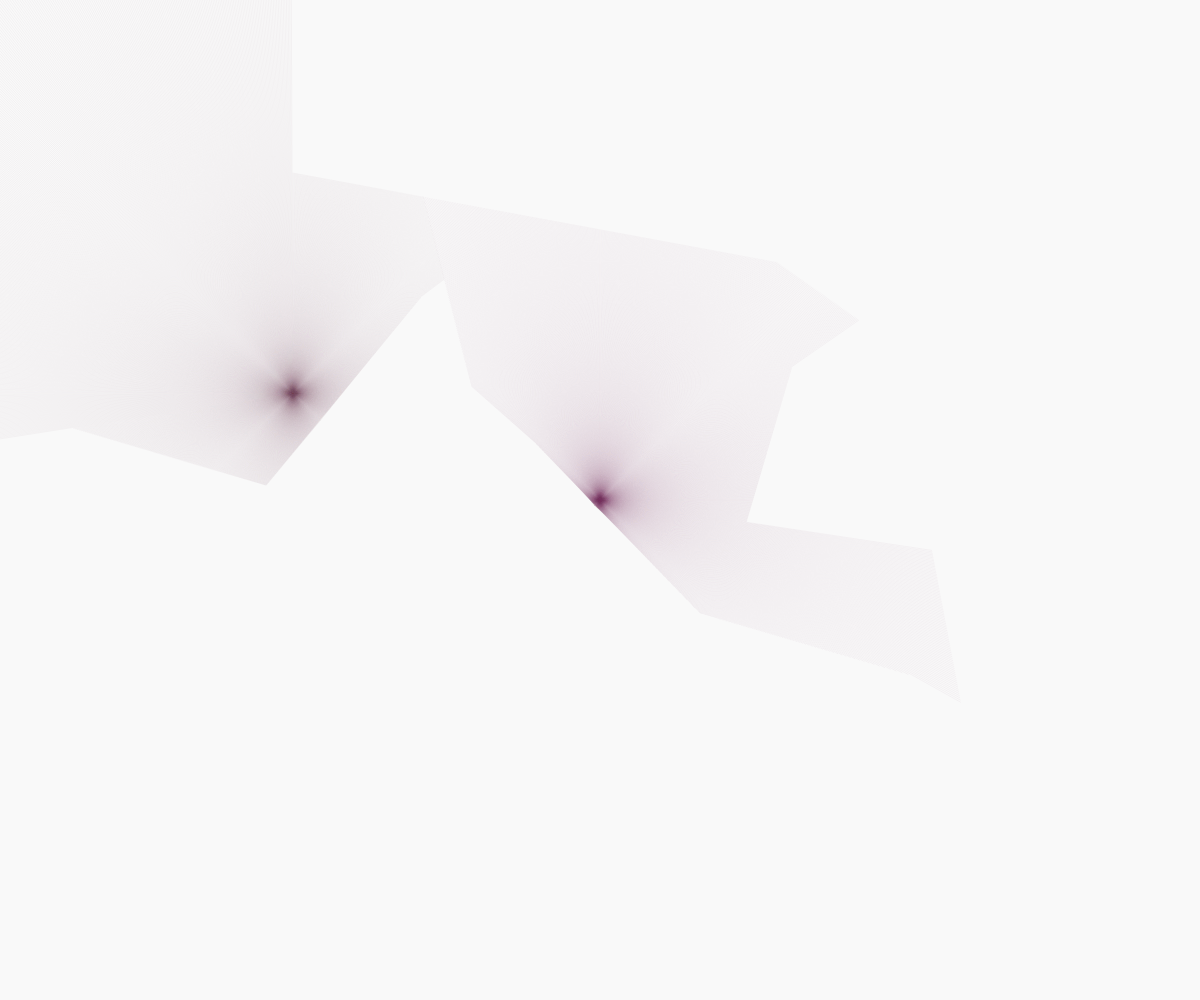
Frame 1 (no input)
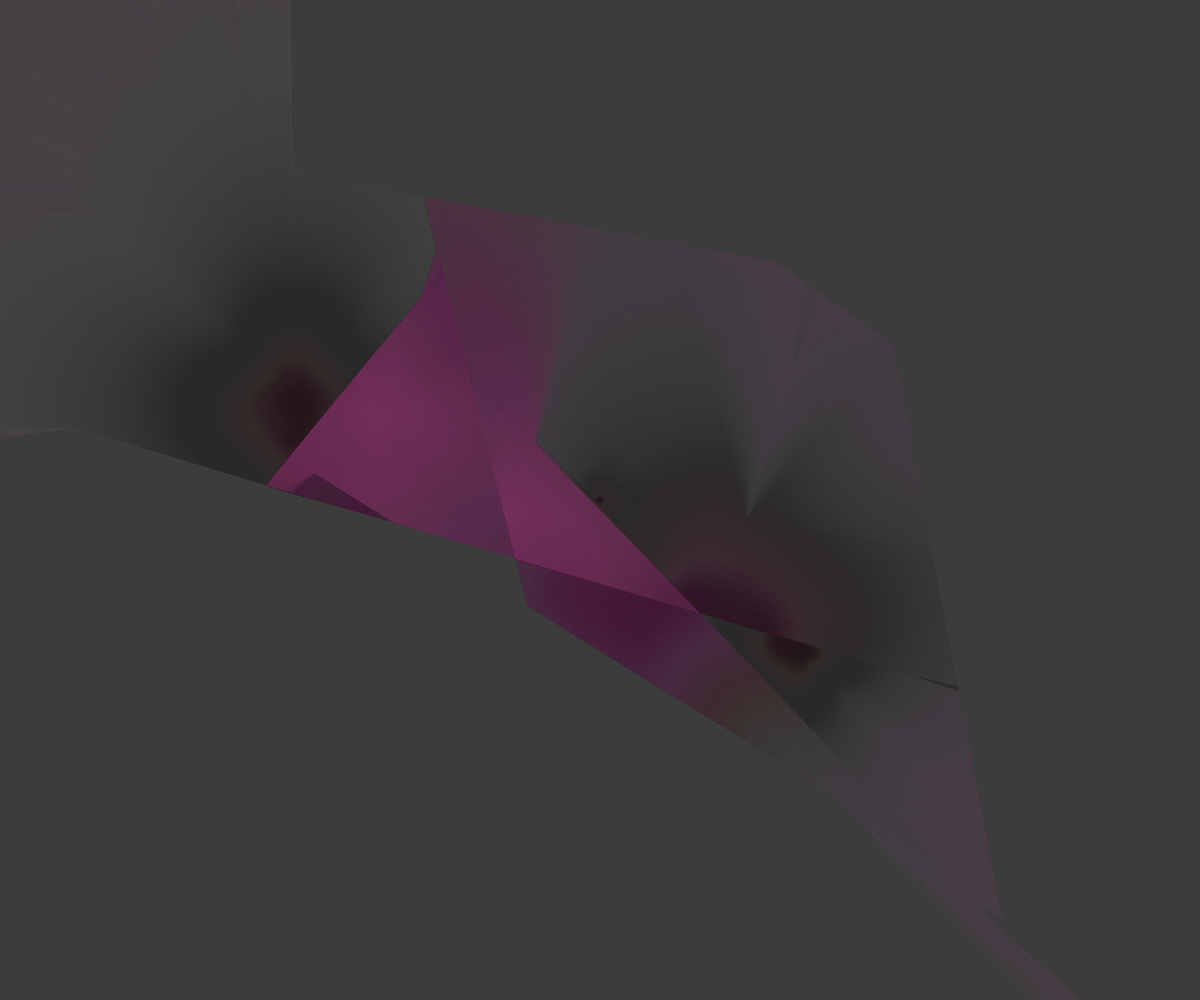
Frame 60 (no input)
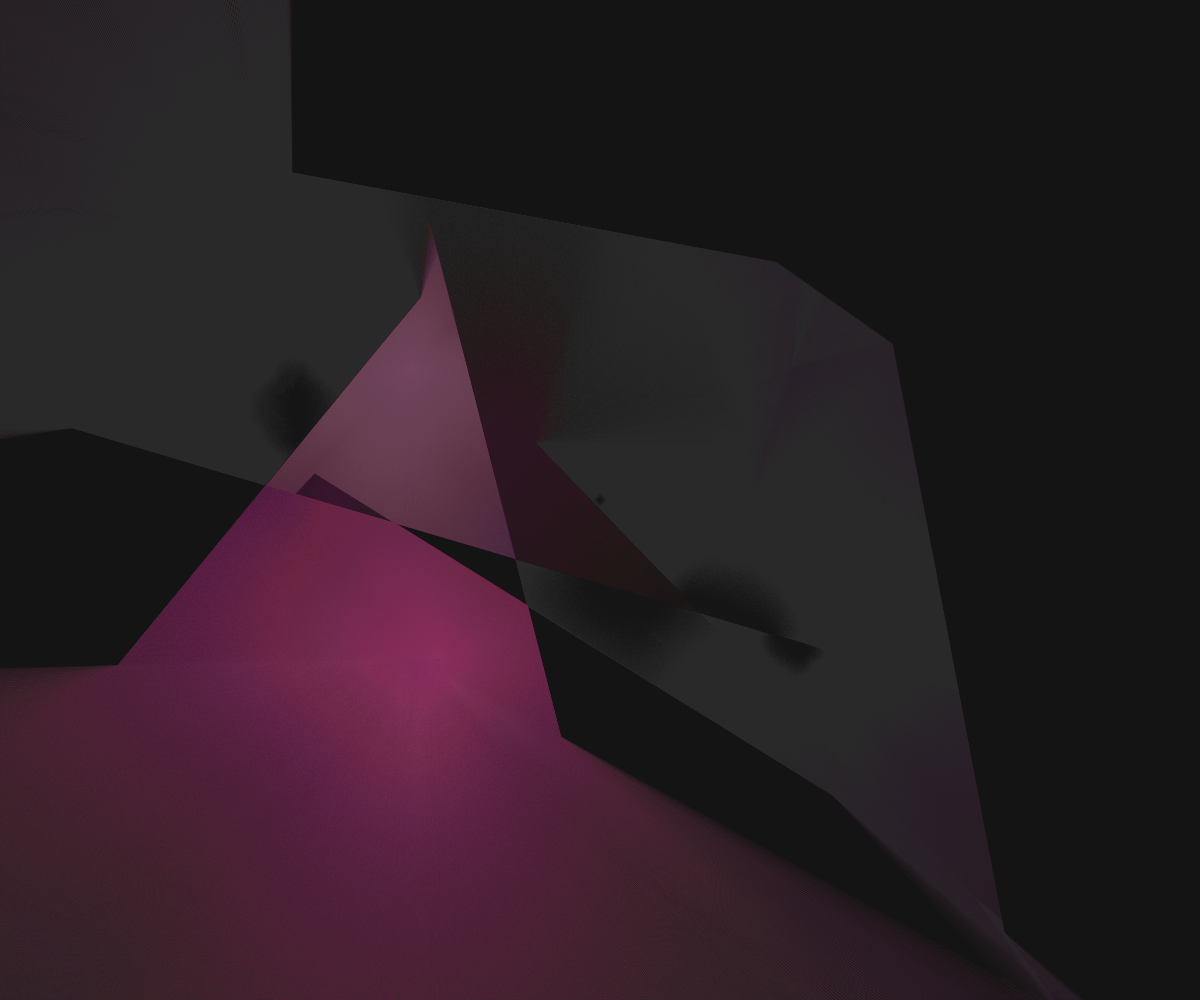
Frame 120 (the mouse pressed at the canvas centre since frame 60)

The p5.js sketch that drew these frames (run headless with seeded random() and noise() and a simulated clock; from frame 60 on, the mouse is pressed at the canvas centre):

// p5.js sketch
// ── sketch.js
// From Daniel Shiffman's Coding Challenge #145: 2D Raycasting
// https://youtu.be/TOEi6T2mtHo

let walls = [];
let particle, particle2;
let xoff = 0;
let yoff = 02;

function setup() {
  createCanvas(windowWidth, windowHeight);

  walls.push(new Boundary(0, 0, width, 0));
  walls.push(new Boundary(width, 0, width, height));
  walls.push(new Boundary(width, height, 0, height));
  walls.push(new Boundary(0, height, 0, 0));

  for (let i = 0; i < 10; i++) {
    let x1 = random(width);
    let y1 = random(height);
    let x2 = random(width);
    let y2 = random(height);
    wall = new Boundary(x1, y1, x2, y2);
    walls.push(wall);
  }

  particle = new Particle(random(100));
  particle2 = new Particle(random(100));
}

function draw() {
  xoff += 0.007;
  yoff += 0.007;
  let xx = noise(xoff) * width;
  let yy = noise(yoff) * height;
  let xxx = noise(xoff + 100) * width;
  let yyy = noise(yoff + 11) * height;
  background(0, 06);
  particle2.show();
  particle2.look(walls);
  particle2.update(xx, yy);
  particle.update(xxx, yyy);
  particle.show();
  particle.look(walls);

  for (let wall of walls) {
    wall.show();
  }
}

// ── Boundary.js
class Boundary {
  constructor(x1, y1, x2, y2) {
    this.a = createVector(x1, y1);
    this.b = createVector(x2, y2);
  }

  show() {
    stroke(0, 0);
    line(this.a.x, this.a.y, this.b.x, this.b.y);
  }
}

// ── Particle.js
class Particle {
  constructor() {
    this.pos = createVector(width / 2, height / 2);
    this.rays = [];
    this.xoff = random(100);
    this.yoff = random(100);
    let rays = 1500;
    for (let a = 0; a < 359.9; a += 360 / rays) {
      this.rays.push(new Ray(this.pos, radians(a)));
    }
  }

  update(x, y) {
    this.pos.set(x, y);
    this.xoff += 0.001;
    this.yoff += 0.001;
  }

  look(walls) {
    for (let ray of this.rays) {
      let closest = null;
      let record = Infinity;

      for (let wall of walls) {
        let pt = ray.cast(wall);
        if (pt) {
          const d = p5.Vector.dist(this.pos, pt);
          if (d < record) {
            closest = pt;
            record = d;
          }
        }
      }

      if (closest) {
        let r = noise(this.xoff) * 255;
        let g = noise(this.yoff) * 255;
        stroke(r, g, 100, 127);
        strokeWeight(0.1);
        line(this.pos.x, this.pos.y, closest.x, closest.y);
      }
    }
  }

  show() {
    noStroke();
    fill(255);
  }
}

// ── Ray.js
class Ray {
  constructor(pos, angle) {
    this.pos = pos;
    this.dir = p5.Vector.fromAngle(angle);
  }

  show() {
    stroke(110, 0, 10);
    strokeWeight(0.1);
    push();
    translate(this.pos.x, this.pos.y);
    line(0, 0, this.dir.x * 50, this.dir.y * 50);
    pop();
  }

  lookAt(x, y) {
    this.dir.x = x - this.pos.x;
    this.dir.y = y - this.pos.y;
    this.dir.normalize();
  }

  cast(wall) {
    const x1 = wall.a.x;
    const y1 = wall.a.y;
    const x2 = wall.b.x;
    const y2 = wall.b.y;

    const x3 = this.pos.x;
    const y3 = this.pos.y;
    const x4 = this.pos.x + this.dir.x;
    const y4 = this.pos.y + this.dir.y;

    const den1 = (x1 - x2) * (y3 - y4);
    const den2 = (y1 - y2) * (x3 - x4);
    const den = den1 - den2;
    if (den === 0) return null;

    const t1 = (x1 - x3) * (y3 - y4);
    const t2 = (y1 - y3) * (x3 - x4);
    const t = (t1 - t2) / den;

    const u1 = (x1 - x2) * (y1 - y3);
    const u2 = (y1 - y2) * (x1 - x3);
    const u = -(u1 - u2) / den;

    if (t > 0 && t < 1 && u > 0) {
      const pt = createVector();
      pt.x = x1 + t * (x2 - x1);
      pt.y = y1 + t * (y2 - y1);
      return pt;
    } else {
      return null;
    }
  }
}

// ── style.css
html,
body,
* {
  cursor: none;
  margin: 0;
  padding: 0;
}
canvas {
  display: block;
}
